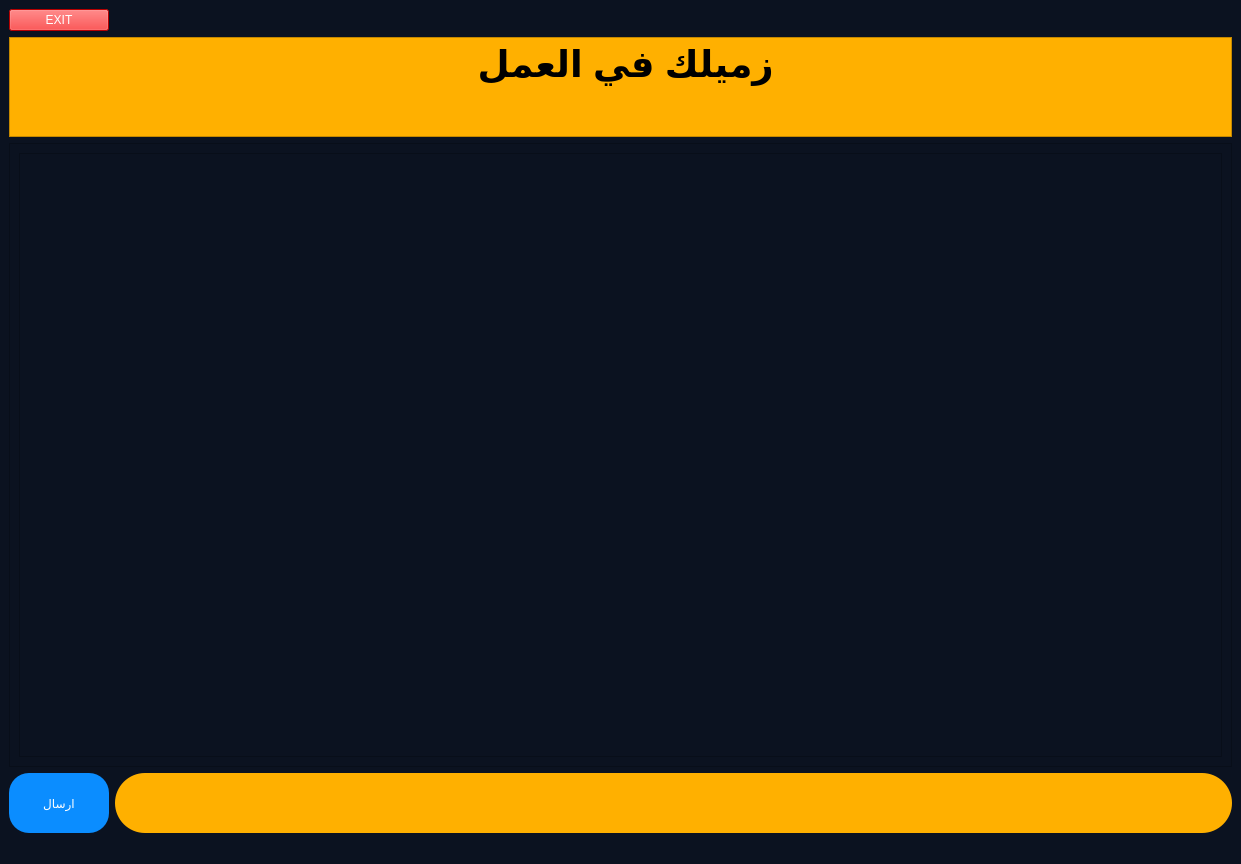
<?xml version="1.0" encoding="UTF-8"?>
<ui version="4.0">
 <class>ui3</class>
 <widget class="QMainWindow" name="ui3">
  <property name="geometry">
   <rect>
    <x>0</x>
    <y>0</y>
    <width>1241</width>
    <height>864</height>
   </rect>
  </property>
  <property name="windowTitle">
   <string>MainWindow</string>
  </property>
  <property name="styleSheet">
   <string notr="true">
color: rgb(255, 255, 255);
background-color: rgb(11, 18, 32);</string>
  </property>
  <widget class="QWidget" name="centralwidget">
   <layout class="QGridLayout" name="gridLayout">
    <item row="0" column="0">
     <widget class="QPushButton" name="pushButton_2">
      <property name="styleSheet">
       <string notr="true">background-color: rgb(255, 0, 0);</string>
      </property>
      <property name="text">
       <string>EXIT</string>
      </property>
     </widget>
    </item>
    <item row="0" column="1">
     <spacer name="horizontalSpacer">
      <property name="orientation">
       <enum>Qt::Horizontal</enum>
      </property>
      <property name="sizeHint" stdset="0">
       <size>
        <width>1114</width>
        <height>20</height>
       </size>
      </property>
     </spacer>
    </item>
    <item row="1" column="0" colspan="2">
     <widget class="QTextBrowser" name="textBrowser">
      <property name="maximumSize">
       <size>
        <width>16777215</width>
        <height>100</height>
       </size>
      </property>
      <property name="styleSheet">
       <string notr="true">background-color: rgb(255, 176, 0);</string>
      </property>
      <property name="html">
       <string>&lt;!DOCTYPE HTML PUBLIC &quot;-//W3C//DTD HTML 4.0//EN&quot; &quot;http://www.w3.org/TR/REC-html40/strict.dtd&quot;&gt;
&lt;html&gt;&lt;head&gt;&lt;meta name=&quot;qrichtext&quot; content=&quot;1&quot; /&gt;&lt;meta charset=&quot;utf-8&quot; /&gt;&lt;style type=&quot;text/css&quot;&gt;
p, li { white-space: pre-wrap; }
hr { height: 1px; border-width: 0; }
li.unchecked::marker { content: &quot;\2610&quot;; }
li.checked::marker { content: &quot;\2612&quot;; }
&lt;/style&gt;&lt;/head&gt;&lt;body style=&quot; font-family:'Segoe UI'; font-size:9pt; font-weight:400; font-style:normal;&quot;&gt;
&lt;p align=&quot;center&quot; style=&quot; margin-top:0px; margin-bottom:0px; margin-left:0px; margin-right:0px; -qt-block-indent:0; text-indent:0px;&quot;&gt;&lt;span style=&quot; font-size:28pt; font-weight:700; color:#000000;&quot;&gt; زميلك في العمل&lt;/span&gt;&lt;/p&gt;&lt;/body&gt;&lt;/html&gt;</string>
      </property>
     </widget>
    </item>
    <item row="2" column="0" colspan="2">
     <widget class="QScrollArea" name="scrollArea">
      <property name="widgetResizable">
       <bool>true</bool>
      </property>
      <widget class="QWidget" name="scrollAreaWidgetContents">
       <property name="geometry">
        <rect>
         <x>0</x>
         <y>0</y>
         <width>1221</width>
         <height>599</height>
        </rect>
       </property>
       <layout class="QGridLayout" name="gridLayout_2">
        <item row="0" column="0">
         <widget class="QTextBrowser" name="textBrowser_2">
          <property name="styleSheet">
           <string notr="true">font: 12pt &quot;Segoe UI&quot;;
color: rgb(255, 255, 255);</string>
          </property>
         </widget>
        </item>
       </layout>
      </widget>
     </widget>
    </item>
    <item row="3" column="0">
     <widget class="QPushButton" name="pushButton">
      <property name="minimumSize">
       <size>
        <width>100</width>
        <height>60</height>
       </size>
      </property>
      <property name="styleSheet">
       <string notr="true">border-radius: 20%;
font: 12pt &quot;Segoe UI&quot;;
background-color: rgb(11, 141, 255);</string>
      </property>
      <property name="text">
       <string>ارسال</string>
      </property>
      <property name="shortcut">
       <string>Return</string>
      </property>
     </widget>
    </item>
    <item row="3" column="1">
     <widget class="QLineEdit" name="lineEdit">
      <property name="minimumSize">
       <size>
        <width>0</width>
        <height>60</height>
       </size>
      </property>
      <property name="styleSheet">
       <string notr="true">
color: rgb(0, 0, 0);
border-radius: 30%;
background-color: rgb(255, 176, 0);</string>
      </property>
     </widget>
    </item>
   </layout>
  </widget>
  <widget class="QMenuBar" name="menubar">
   <property name="geometry">
    <rect>
     <x>0</x>
     <y>0</y>
     <width>1241</width>
     <height>21</height>
    </rect>
   </property>
  </widget>
  <widget class="QStatusBar" name="statusbar"/>
 </widget>
 <resources/>
 <connections/>
</ui>
